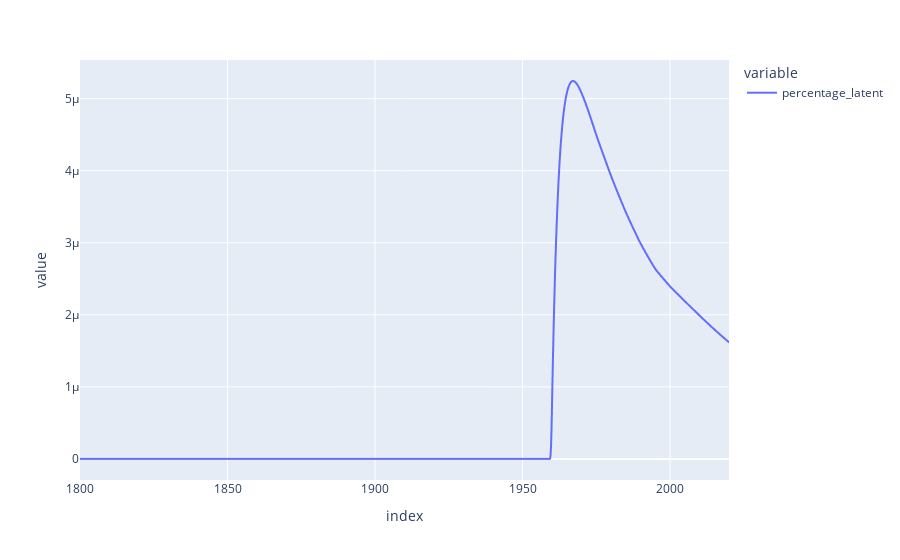

This figure's notebook cell:
### Code cell
derived_df_0.percentage_latent.plot()

### Figure 1 — Plotly figure (JSON) as saved in the notebook; plotly's stock layout.template omitted (floating-point values rounded to 4 significant figures; data arrays with more than 128 entries replaced by an {"elided": "..."} marker saying what was removed)
{"data": [{"hovertemplate": "variable=percentage_latent<br>index=%{x}<br>value=%{y}<extra></extra>", "legendgroup": "percentage_latent", "line": {"color": "#636efa", "dash": "solid"}, "marker": {"symbol": "circle"}, "mode": "lines", "name": "percentage_latent", "showlegend": true, "type": "scattergl", "x": {"elided": "2201 float values"}, "xaxis": "x", "y": {"elided": "2201 float values"}, "yaxis": "y"}], "layout": {"legend": {"title": {"text": "variable"}, "tracegroupgap": 0}, "margin": {"t": 60}, "xaxis": {"anchor": "y", "domain": [0, 1], "title": {"text": "index"}}, "yaxis": {"anchor": "x", "domain": [0, 1], "title": {"text": "value"}}}}
